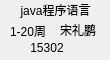
<?xml version="1.0" encoding="UTF-8"?>
<ui version="4.0">
 <class>timetab</class>
 <widget class="QWidget" name="timetab">
  <property name="geometry">
   <rect>
    <x>0</x>
    <y>0</y>
    <width>110</width>
    <height>60</height>
   </rect>
  </property>
  <property name="minimumSize">
   <size>
    <width>110</width>
    <height>60</height>
   </size>
  </property>
  <property name="maximumSize">
   <size>
    <width>110</width>
    <height>60</height>
   </size>
  </property>
  <property name="windowTitle">
   <string>timetab</string>
  </property>
  <widget class="QLabel" name="courseLab">
   <property name="geometry">
    <rect>
     <x>0</x>
     <y>2</y>
     <width>111</width>
     <height>16</height>
    </rect>
   </property>
   <property name="styleSheet">
    <string notr="true">font: 9pt &quot;楷体&quot;;</string>
   </property>
   <property name="text">
    <string>java程序语言</string>
   </property>
   <property name="alignment">
    <set>Qt::AlignCenter</set>
   </property>
  </widget>
  <widget class="QLabel" name="DayLab">
   <property name="geometry">
    <rect>
     <x>10</x>
     <y>20</y>
     <width>54</width>
     <height>21</height>
    </rect>
   </property>
   <property name="styleSheet">
    <string notr="true">font: 9pt &quot;华文新魏&quot;;</string>
   </property>
   <property name="text">
    <string>1-20周</string>
   </property>
  </widget>
  <widget class="QLabel" name="TeacherLab">
   <property name="geometry">
    <rect>
     <x>60</x>
     <y>20</y>
     <width>54</width>
     <height>20</height>
    </rect>
   </property>
   <property name="styleSheet">
    <string notr="true">font: 9pt &quot;华文新魏&quot;;</string>
   </property>
   <property name="text">
    <string>宋礼鹏</string>
   </property>
  </widget>
  <widget class="QLabel" name="ClassLab">
   <property name="geometry">
    <rect>
     <x>20</x>
     <y>40</y>
     <width>54</width>
     <height>16</height>
    </rect>
   </property>
   <property name="styleSheet">
    <string notr="true">font: 13pt &quot;方正舒体&quot;;</string>
   </property>
   <property name="text">
    <string>15302</string>
   </property>
   <property name="alignment">
    <set>Qt::AlignCenter</set>
   </property>
  </widget>
 </widget>
 <layoutdefault spacing="6" margin="11"/>
 <resources/>
 <connections/>
</ui>
